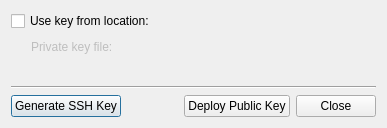
<?xml version="1.0" encoding="UTF-8"?>
<ui version="4.0">
 <class>MaemoSshConfigDialog</class>
 <widget class="QDialog" name="MaemoSshConfigDialog">
  <property name="enabled">
   <bool>true</bool>
  </property>
  <property name="geometry">
   <rect>
    <x>0</x>
    <y>0</y>
    <width>387</width>
    <height>128</height>
   </rect>
  </property>
  <property name="sizePolicy">
   <sizepolicy hsizetype="Preferred" vsizetype="Fixed">
    <horstretch>0</horstretch>
    <verstretch>0</verstretch>
   </sizepolicy>
  </property>
  <property name="windowTitle">
   <string>SSH Key Configuration</string>
  </property>
  <layout class="QVBoxLayout" name="verticalLayout">
   <item>
    <widget class="QCheckBox" name="useKeyFromPath">
     <property name="sizePolicy">
      <sizepolicy hsizetype="Preferred" vsizetype="Minimum">
       <horstretch>0</horstretch>
       <verstretch>0</verstretch>
      </sizepolicy>
     </property>
     <property name="text">
      <string>Use key from location:</string>
     </property>
    </widget>
   </item>
   <item>
    <layout class="QHBoxLayout" name="horizontalLayout_2">
     <item>
      <spacer name="horizontalSpacer_2">
       <property name="orientation">
        <enum>Qt::Horizontal</enum>
       </property>
       <property name="sizeType">
        <enum>QSizePolicy::Fixed</enum>
       </property>
       <property name="sizeHint" stdset="0">
        <size>
         <width>20</width>
         <height>20</height>
        </size>
       </property>
      </spacer>
     </item>
     <item>
      <widget class="QLabel" name="keyLabel">
       <property name="enabled">
        <bool>false</bool>
       </property>
       <property name="sizePolicy">
        <sizepolicy hsizetype="Maximum" vsizetype="Preferred">
         <horstretch>0</horstretch>
         <verstretch>0</verstretch>
        </sizepolicy>
       </property>
       <property name="text">
        <string>Private key file:</string>
       </property>
      </widget>
     </item>
     <item>
      <widget class="Utils::PathChooser" name="keyFileLineEdit" native="true">
       <property name="enabled">
        <bool>false</bool>
       </property>
      </widget>
     </item>
    </layout>
   </item>
   <item>
    <spacer name="verticalSpacer">
     <property name="orientation">
      <enum>Qt::Vertical</enum>
     </property>
     <property name="sizeType">
      <enum>QSizePolicy::Expanding</enum>
     </property>
     <property name="sizeHint" stdset="0">
      <size>
       <width>20</width>
       <height>0</height>
      </size>
     </property>
    </spacer>
   </item>
   <item>
    <widget class="QLabel" name="infoLabel">
     <property name="text">
      <string/>
     </property>
    </widget>
   </item>
   <item>
    <widget class="Line" name="line">
     <property name="orientation">
      <enum>Qt::Horizontal</enum>
     </property>
    </widget>
   </item>
   <item>
    <layout class="QHBoxLayout" name="horizontalLayout">
     <item>
      <widget class="QPushButton" name="generateButton">
       <property name="text">
        <string>Generate SSH Key</string>
       </property>
      </widget>
     </item>
     <item>
      <spacer name="horizontalSpacer">
       <property name="orientation">
        <enum>Qt::Horizontal</enum>
       </property>
       <property name="sizeHint" stdset="0">
        <size>
         <width>40</width>
         <height>20</height>
        </size>
       </property>
      </spacer>
     </item>
     <item>
      <widget class="QPushButton" name="deployButton">
       <property name="text">
        <string>Deploy Public Key</string>
       </property>
      </widget>
     </item>
     <item>
      <widget class="QPushButton" name="closeButton">
       <property name="text">
        <string>Close</string>
       </property>
      </widget>
     </item>
    </layout>
   </item>
  </layout>
 </widget>
 <customwidgets>
  <customwidget>
   <class>Utils::PathChooser</class>
   <extends>QWidget</extends>
   <header location="global">utils/pathchooser.h</header>
   <container>1</container>
   <slots>
    <signal>editingFinished()</signal>
    <signal>browsingFinished()</signal>
   </slots>
  </customwidget>
 </customwidgets>
 <tabstops>
  <tabstop>closeButton</tabstop>
  <tabstop>deployButton</tabstop>
  <tabstop>generateButton</tabstop>
  <tabstop>useKeyFromPath</tabstop>
 </tabstops>
 <resources/>
 <connections>
  <connection>
   <sender>closeButton</sender>
   <signal>clicked()</signal>
   <receiver>MaemoSshConfigDialog</receiver>
   <slot>close()</slot>
   <hints>
    <hint type="sourcelabel">
     <x>351</x>
     <y>96</y>
    </hint>
    <hint type="destinationlabel">
     <x>381</x>
     <y>107</y>
    </hint>
   </hints>
  </connection>
  <connection>
   <sender>useKeyFromPath</sender>
   <signal>toggled(bool)</signal>
   <receiver>keyLabel</receiver>
   <slot>setEnabled(bool)</slot>
   <hints>
    <hint type="sourcelabel">
     <x>83</x>
     <y>17</y>
    </hint>
    <hint type="destinationlabel">
     <x>73</x>
     <y>42</y>
    </hint>
   </hints>
  </connection>
  <connection>
   <sender>useKeyFromPath</sender>
   <signal>toggled(bool)</signal>
   <receiver>keyFileLineEdit</receiver>
   <slot>setEnabled(bool)</slot>
   <hints>
    <hint type="sourcelabel">
     <x>193</x>
     <y>17</y>
    </hint>
    <hint type="destinationlabel">
     <x>246</x>
     <y>42</y>
    </hint>
   </hints>
  </connection>
 </connections>
</ui>
